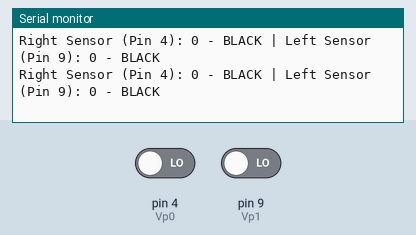
Recording of a sketch running on a simulated Arduino Uno, built with avr-gcc and run on an emulated ATmega328P. On the bench: the last lines printed to the serial monitor. The test bench sets the inputs (shaded band); at power-on: pin 4 (Vp0) LOW, pin 9 (Vp1) LOW.

Above: at 1.8 s.
1.9 s: pin 4 (Vp0) driven HIGH
At 2.44 s:
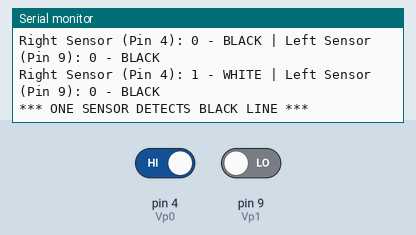
3.6 s: pin 9 (Vp1) driven HIGH
At 4.07 s:
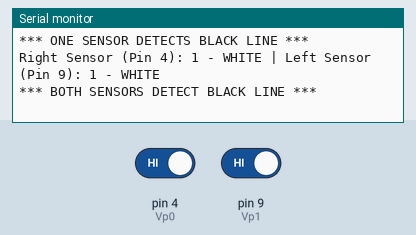
5.2 s: pin 4 (Vp0) driven LOW
At 5.7 s:
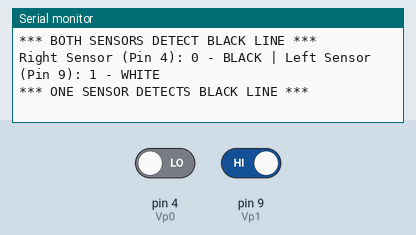

Measured:
- after the input at 1.9 s, the serial monitor: prints a new line after 0.18 s (image 1)
- after the input at 3.6 s, the serial monitor: prints a new line after 0.11 s (image 2)
- after the input at 5.2 s, the serial monitor: prints a new line after 0.14 s (image 3)

The sketch:

photo_sensor_test.ino
```cpp
const int Vp0 = 4;  // 右フォトセンサ
const int Vp1 = 9;  // 左フォトセンサ

void setup() {
  Serial.begin(9600);
  pinMode(Vp0, INPUT);
  pinMode(Vp1, INPUT);
  Serial.println("Photo Sensor Test Started");
  Serial.println("White surface: HIGH (1), Black surface: LOW (0)");
}

void loop() {
  int rightSensor = digitalRead(Vp0);
  int leftSensor = digitalRead(Vp1);

  Serial.print("Right Sensor (Pin ");
  Serial.print(Vp0);
  Serial.print("): ");
  Serial.print(rightSensor);
  Serial.print(" - ");
  Serial.print(rightSensor ? "WHITE" : "BLACK");

  Serial.print(" | Left Sensor (Pin ");
  Serial.print(Vp1);
  Serial.print("): ");
  Serial.print(leftSensor);
  Serial.print(" - ");
  Serial.println(leftSensor ? "WHITE" : "BLACK");

  if (rightSensor && leftSensor) {
    Serial.println("*** BOTH SENSORS DETECT BLACK LINE ***");
  } else if (rightSensor || leftSensor) {
    Serial.println("*** ONE SENSOR DETECTS BLACK LINE ***");
  }

  delay(500);
}
```
